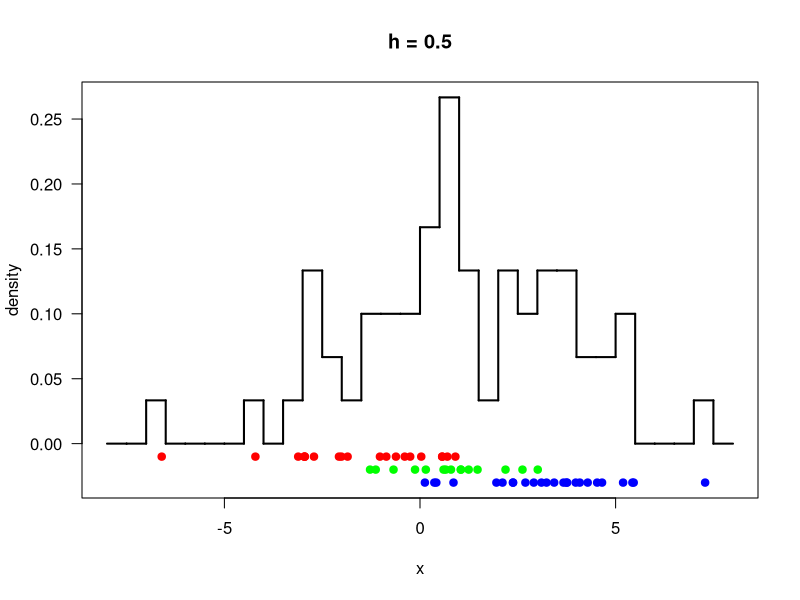
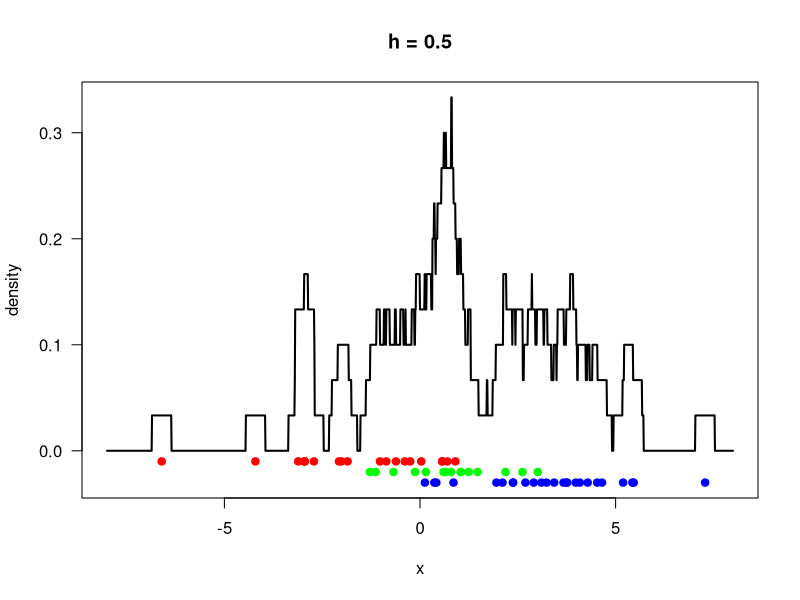
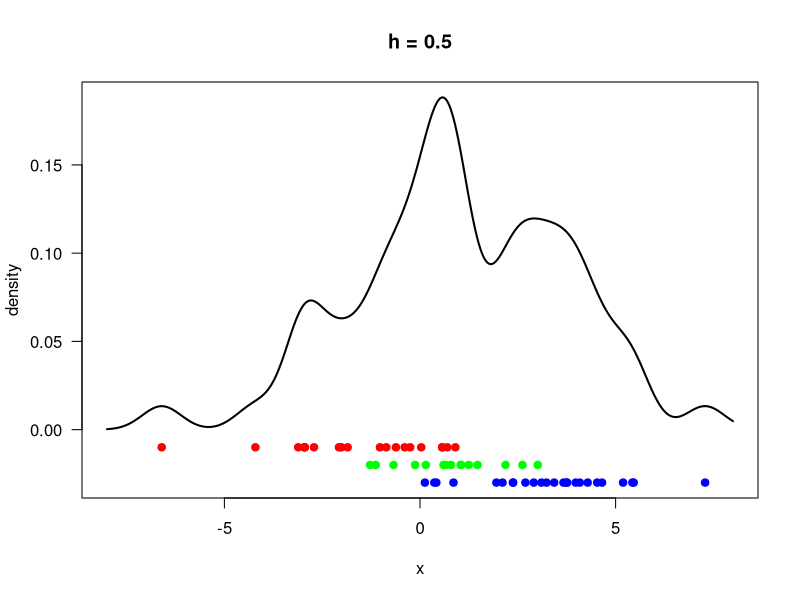
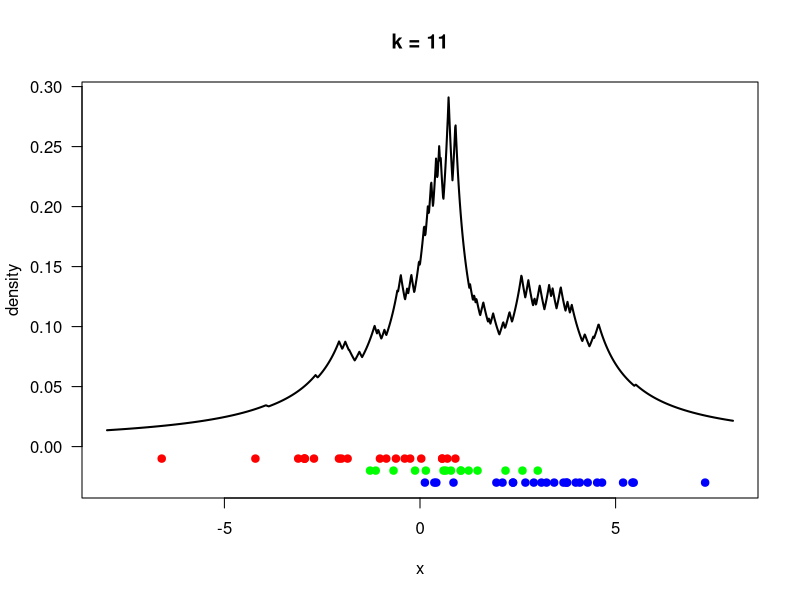
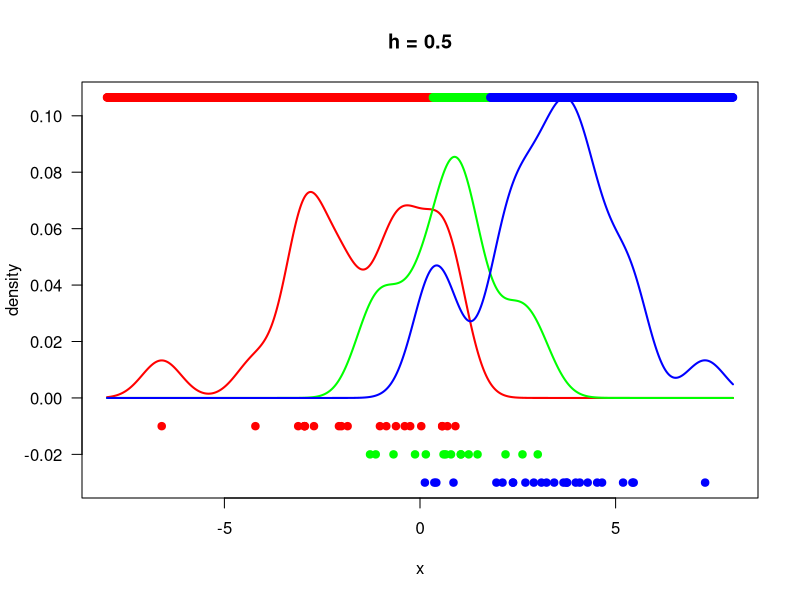
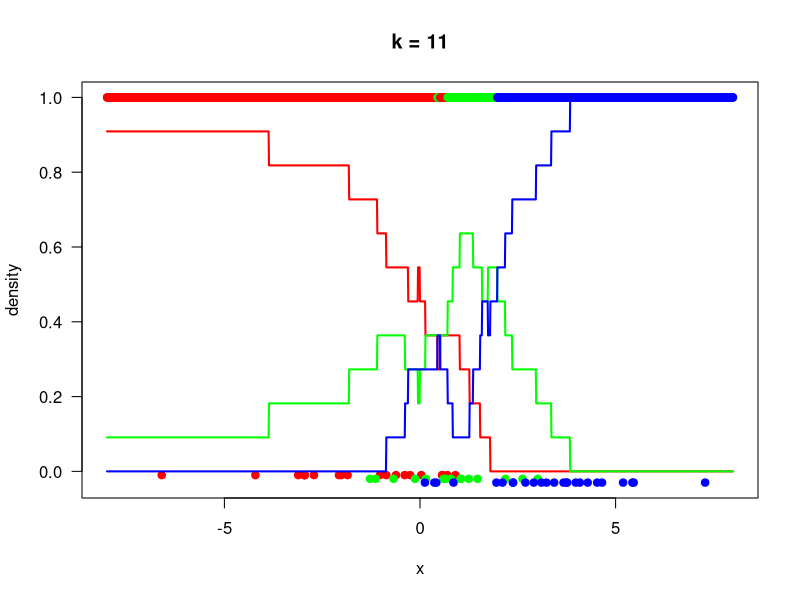

The R source for these figures, in order:
# read data into memory
data_set <- read.csv("lab06_data_set.csv")

# get x and y values
x_train <- data_set$x
y_train <- data_set$y

# get number of classes and number of samples
K <- max(y_train)
N <- length(y_train)

point_colors <- c("red", "green", "blue")
minimum_value <- -8
maximum_value <- +8
data_interval <- seq(from = minimum_value, to = maximum_value, by = 0.01)

# histogram estimator
bin_width <- 0.5
left_borders <- seq(from = minimum_value, to = maximum_value - bin_width, by = bin_width)
right_borders <- seq(from = minimum_value + bin_width, to = maximum_value, by = bin_width)
p_head <- sapply(1:length(left_borders), function(b) {sum(left_borders[b] < x_train & x_train <= right_borders[b])}) / (N * bin_width)

plot(x_train, -0.01 * y_train, type = "p", pch = 19, col = point_colors[y_train],
     ylim = c(-0.03, max(p_head)), xlim = c(minimum_value, maximum_value),
     ylab = "density", xlab = "x", las = 1, main = sprintf("h = %g", bin_width))
for (b in 1:length(left_borders)) {
  lines(c(left_borders[b], right_borders[b]), c(p_head[b], p_head[b]), lwd = 2, col = "black")
  if (b < length(left_borders)) {
    lines(c(right_borders[b], right_borders[b]), c(p_head[b], p_head[b + 1]), lwd = 2, col = "black") 
  }
}

# naive estimator
bin_width <- 0.5
p_head <- sapply(data_interval, function(x) {sum((x - 0.5 * bin_width) < x_train & x_train <= (x + 0.5 * bin_width))}) / (N * bin_width)

plot(x_train, -0.01 * y_train, type = "p", pch = 19, col = point_colors[y_train],
     ylim = c(-0.03, max(p_head)), xlim = c(minimum_value, maximum_value),
     ylab = "density", xlab = "x", las = 1, main = sprintf("h = %g", bin_width))
lines(data_interval, p_head, type = "l", lwd = 2, col = "black")

# kernel estimator
bin_width <- 0.5
p_head <- sapply(data_interval, function(x) {sum(1 / sqrt(2 * pi) * exp(-0.5 * (x - x_train)^2 / bin_width^2))}) / (N * bin_width)

plot(x_train, -0.01 * y_train, type = "p", pch = 19, col = point_colors[y_train],
     ylim = c(-0.03, max(p_head)), xlim = c(minimum_value, maximum_value),
     ylab = "density", xlab = "x", las = 1, main = sprintf("h = %g", bin_width))
lines(data_interval, p_head, type = "l", lwd = 2, col = "black")

# k-nearest neighbor estimator
k <- 11
p_head <- sapply(data_interval, function(x) {k / (2 * N * sort(abs(x - x_train), decreasing = FALSE)[k])})

plot(x_train, -0.01 * y_train, type = "p", pch = 19, col = point_colors[y_train],
     ylim = c(-0.03, max(p_head)), xlim = c(minimum_value, maximum_value),
     ylab = "density", xlab = "x", las = 1, main = sprintf("k = %g", k))
lines(data_interval, p_head, type = "l", lwd = 2, col = "black")

# nonparametric classification
bin_width <- 0.5
p_head <- matrix(0, length(data_interval), K)
for (c in 1:K) {
  p_head[,c] <- sapply(data_interval, function(x) {sum(1 / sqrt(2 * pi) * exp(-0.5 * (x - x_train[y_train == c])^2 / bin_width^2))}) / (N * bin_width) 
}

plot(x_train, -0.01 * y_train, type = "p", pch = 19, col = point_colors[y_train],
     ylim = c(-0.03, max(p_head)), xlim = c(minimum_value, maximum_value),
     ylab = "density", xlab = "x", las = 1, main = sprintf("h = %g", bin_width))
for (c in 1:K) {
  lines(data_interval, p_head[,c], type = "l", lwd = 2, col = point_colors[c]) 
}
points(data_interval, rep(max(p_head), length(data_interval)),
       col = point_colors[apply(p_head, 1, which.max)], pch = 19)

# knn classification
k <- 11
p_head <- matrix(0, length(data_interval), K)
for (c in 1:K) {
  p_head[,c] <- sapply(data_interval, function(x) {sum(y_train[order(abs(x - x_train), decreasing = FALSE)[1:k]] == c) / k}) 
}

plot(x_train, -0.01 * y_train, type = "p", pch = 19, col = point_colors[y_train],
     ylim = c(-0.03, max(p_head)), xlim = c(minimum_value, maximum_value),
     ylab = "density", xlab = "x", las = 1, main = sprintf("k = %g", k))
for (c in 1:K) {
  lines(data_interval, p_head[,c], type = "l", lwd = 2, col = point_colors[c]) 
}
points(data_interval, rep(max(p_head), length(data_interval)),
       col = point_colors[apply(p_head, 1, which.max)], pch = 19)